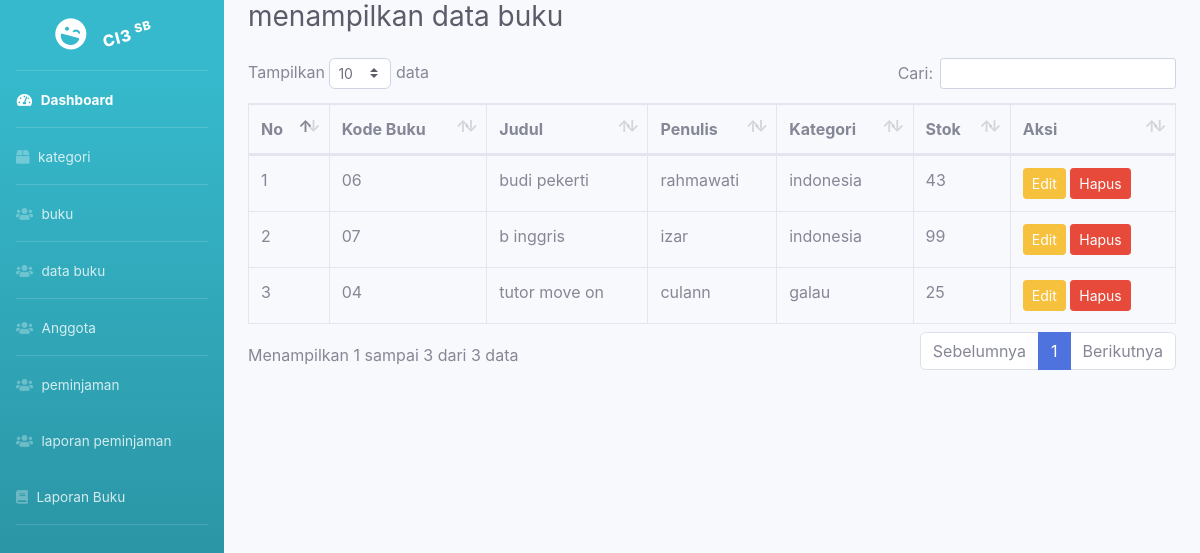
Page /index.php/buku_saya on the committed database.
### tables this page shows
CREATE TABLE `buku` (
  `id` int(11) NOT NULL,
  `kode_buku` varchar(20) DEFAULT NULL,
  `judul` varchar(150) DEFAULT NULL,
  `penulis` varchar(100) DEFAULT NULL,
  `penerbit` varchar(100) DEFAULT NULL,
  `tahun` int(11) DEFAULT NULL,
  `id_kategori` int(11) DEFAULT NULL,
  `stok` int(11) DEFAULT NULL,
  `lokasi_rak` varchar(50) DEFAULT NULL
);

CREATE TABLE `kategori` (
  `id` int(11) NOT NULL,
  `nama_kategori` varchar(100) NOT NULL
);

### application/controllers/buku_saya.php (called while the page is built, shortened)
<?php
class Buku_saya extends CI_Controller {
    public function index()
    {
        $data['buku'] = $this->db
            ->select('buku.*, kategori.nama_kategori')
            ->from('buku')
            ->join('kategori', 'kategori.id = buku.id_kategori')
            ->get()
            ->result();
        $this->load->view('templates/header');
        $this->load->view('templates/sidebar');
        $this->load->view('buku_saya/index', $data);
        $this->load->view('templates/footer');
    }
}

### index.php (called while the page is built, shortened)
<?php
require_once BASEPATH.'core/CodeIgniter.php';

### application/views/buku_saya/index.php (the view)
<div class="container-fluid">
<h1 class="h3 mb-4 text-gray-800">menampilkan data buku</h1>
<table class="table table-bordered" id="dataTable">
    <thead>
        <tr>
            <th>No</th>
            <th>Kode Buku</th>
            <th>Judul</th>
            <th>Penulis</th>
            <th>Kategori</th>
            <th>Stok</th>
            <th>Aksi</th>
        </tr>
    </thead>
    <tbody>
        <?php $no=1; foreach($buku as $b): ?>
        <tr>
            <td><?= $no++ ?></td>
            <td><?= $b->kode_buku ?></td>
            <td><?= $b->judul ?></td>
            <td><?= $b->penulis ?></td>
            <td><?= $b->nama_kategori ?></td>
            <td><?= $b->stok ?></td>
            <td>
                <a href="<?= base_url('buku_saya/edit/'.$b->id); ?>"
                   class="btn btn-warning btn-sm">
                   Edit
                </a>
                <a href="<?= base_url('buku_saya/hapus/'.$b->id); ?>"
                   class="btn btn-danger btn-sm"
                   onclick="return confirm('Yakin hapus?')">
                   Hapus
                </a>
            </td>
        </tr>
        <?php endforeach; ?>
    </tbody>
</table>
</div>

### rows in the picture
buku: kode_buku "06", judul "budi pekerti", penulis "rahmawati", id_kategori.nama_kategori "indonesia", stok "43"
buku: kode_buku "07", judul "b inggris", penulis "izar", id_kategori.nama_kategori "indonesia", stok "99"
buku: kode_buku "04", judul "tutor move on", penulis "culann", id_kategori.nama_kategori "galau", stok "25"
